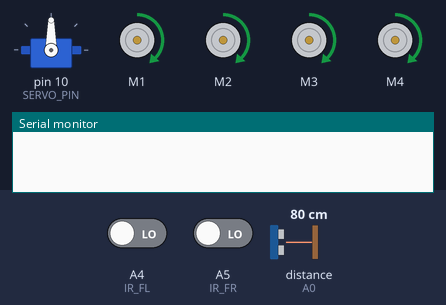
The sketch below on a simulated Arduino Uno, built with avr-gcc and run on an emulated ATmega328P. Shown: servo, 4 × DC motor (green arrow = forward, orange = backward, longer = faster), the last lines printed to the serial monitor. The test bench sets the inputs (shaded band); at power-on: distance to the obstacle (sensor on A0) 80 cm, A4 (IR_FL) LOW, A5 (IR_FR) LOW. The echo pulse lasts 58.3 µs per cm; random numbers use the default seed unless the sketch sets one.

Above: at 1.2 s.
1.3 s: distance to the obstacle (sensor on A0) set to 2 cm
At 2.5 s:
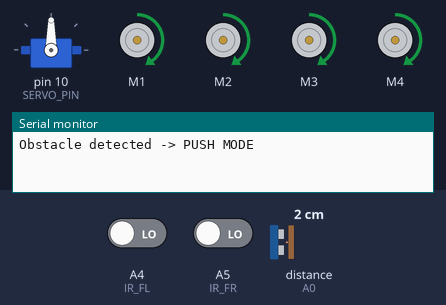
2.8 s: A4 (IR_FL) driven HIGH
At 3.31 s:
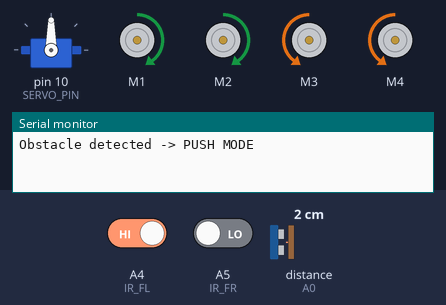
At 3.66 s:
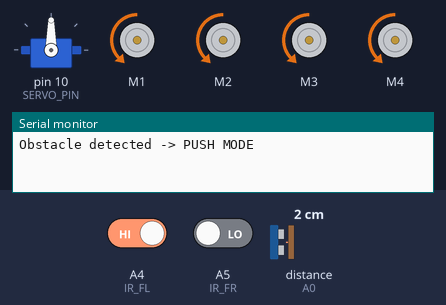
5.8 s: A5 (IR_FR) driven HIGH
8.8 s: A5 (IR_FR) driven LOW
11.8 s: A4 (IR_FL) driven LOW
14.0 s: distance to the obstacle (sensor on A0) set to 35 cm
At 15.0 s:
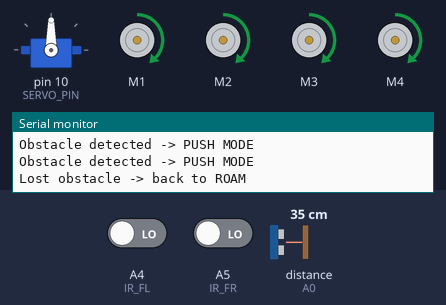
Timing chart, 0 to 16.5 s (numbered marks = the images above; inputs shaded):
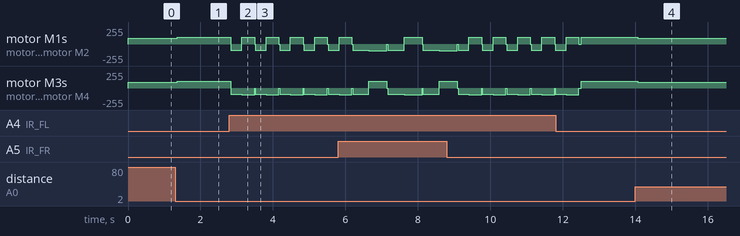

The sketch:

4wd-sumo-border-avoid-robot.ino
```cpp
// (licence header left out)
#include <NewPing.h>
#include <Servo.h>
#include <AFMotor.h>

// ------------ Ultrasonic Sensor (HC-SR04) ------------
#define TRIGGER_PIN A1
#define ECHO_PIN    A0
#define MAX_DISTANCE 200
NewPing sonar(TRIGGER_PIN, ECHO_PIN, MAX_DISTANCE);

// ------------ IR Line Sensors (DIGITAL) ---------------
#define IR_FL A4    // Front Left  (down-facing)
#define IR_FR A5    // Front Right (down-facing)

// ------------ Motors (Adafruit Motor Shield v1) -------
// motor1 + motor2 = LEFT side
// motor3 + motor4 = RIGHT side
// m4,m1 = front, m3,m2 = back
AF_DCMotor motor1(1);  // Front Left
AF_DCMotor motor2(2);  // Back Left
AF_DCMotor motor3(3);  // Back Right
AF_DCMotor motor4(4);  // Front Right

// ------------ Servo (optional, not really used) ------
Servo scanner;
#define SERVO_PIN 10

// ------------ Speed Settings --------------------------
const int SPEED_FORWARD = 90;
const int SPEED_BACK    = 90;
const int SPEED_TURN    = 100;
const int SPEED_PUSH    = 100;    // faster speed for pushing obstacle

// Time constants (ms)
const int BACK_TIME     = 300;   // how long to go back when black detected
const int TURN_TIME     = 350;   // how long to turn after backing

// Ultrasonic behaviour
const int OBSTACLE_DISTANCE = 25;   // cm: obstacle considered "in front"

// ------------ Robot Modes -----------------------------
enum RobotMode {
  MODE_ROAM = 0,   // free roaming inside box
  MODE_PUSH = 1    // pushing obstacle towards border
};

RobotMode mode = MODE_ROAM;

// ------------ Helper: Motor Control -------------------
void setLeftRight(int leftSpeed, int rightSpeed) {
  // left side: motor1, motor2
  motor1.setSpeed(abs(leftSpeed));
  motor2.setSpeed(abs(leftSpeed));

  if (leftSpeed > 0) {
    motor1.run(FORWARD);
    motor2.run(FORWARD);
  } else if (leftSpeed < 0) {
    motor1.run(BACKWARD);
    motor2.run(BACKWARD);
  } else {
    motor1.run(RELEASE);
    motor2.run(RELEASE);
  }

  // right side: motor3, motor4
  motor3.setSpeed(abs(rightSpeed));
  motor4.setSpeed(abs(rightSpeed));

  if (rightSpeed > 0) {
    motor3.run(FORWARD);
    motor4.run(FORWARD);
  } else if (rightSpeed < 0) {
    motor3.run(BACKWARD);
    motor4.run(BACKWARD);
  } else {
    motor3.run(RELEASE);
    motor4.run(RELEASE);
  }
}

void stopMotors() {
  motor1.run(RELEASE);
  motor2.run(RELEASE);
  motor3.run(RELEASE);
  motor4.run(RELEASE);
}

void moveForward() {
  setLeftRight(SPEED_FORWARD, SPEED_FORWARD);
}

void moveBackward() {
  setLeftRight(-SPEED_BACK, -SPEED_BACK);
}

void turnLeft() {
  // left side backward, right side forward (spin on spot)
  setLeftRight(-SPEED_TURN, SPEED_TURN);
}

void turnRight() {
  // left side forward, right side backward (spin on spot)
  setLeftRight(SPEED_TURN, -SPEED_TURN);
}

// ------------ Border Handling (same as before) --------
void handleBorder(bool fl, bool fr) {
  // ----- CASE 2: Left sensor on black -----
  if (fl == HIGH && fr == LOW) {
    moveBackward();
    delay(BACK_TIME);
    turnRight();
    delay(TURN_TIME);
    stopMotors();
  }
  // ----- CASE 3: Right sensor on black -----
  else if (fl == LOW && fr == HIGH) {
    moveBackward();
    delay(BACK_TIME);
    turnLeft();
    delay(TURN_TIME);
    stopMotors();
  }
  // ----- CASE 4: both sensors on black (corner / direct hit) -----
  else { // fl == HIGH && fr == HIGH
    moveBackward();
    delay(BACK_TIME + 150);

    if (random(2) == 0) {
      turnLeft();
    } else {
      turnRight();
    }
    delay(TURN_TIME + 150);
    stopMotors();
  }

  // after touching border, go back to roaming mode
  mode = MODE_ROAM;
}

// ------------ SETUP -----------------------------------
void setup() {
  Serial.begin(9600);

  pinMode(IR_FL, INPUT);
  pinMode(IR_FR, INPUT);

  scanner.attach(SERVO_PIN);
  scanner.write(90);   // center

  randomSeed(analogRead(0)); // for random corner turns
}

// ------------ LOOP ------------------------------------
void loop() {
  // Read IR sensors (DIGITAL)
  bool fl = digitalRead(IR_FL);
  bool fr = digitalRead(IR_FR);

  // *** IMPORTANT ***
  // If your sensor gives:
  //   WHITE = HIGH, BLACK = LOW
  // then invert here:
  // fl = !fl;
  // fr = !fr;

  // Here we assume:
  //   WHITE area  -> LOW (0)
  //   BLACK line  -> HIGH (1)

  // ---- 1) BORDER HAS HIGHEST PRIORITY ----
  if (fl == HIGH || fr == HIGH) {
    handleBorder(fl, fr);
    delay(20);
    return;  // don't do ultrasonic logic in this loop when border touched
  }

  // ---- 2) ULTRASONIC READING ----
  unsigned int dist = sonar.ping_cm();   // 0 = no echo (no obstacle or too far)

  // ---- 3) STATE MACHINE ----
  if (mode == MODE_ROAM) {
    // In roaming mode: move freely unless obstacle appears
    if (dist > 0 && dist < OBSTACLE_DISTANCE) {
      // Obstacle detected in front -> start pushing mode
      mode = MODE_PUSH;
      Serial.println("Obstacle detected -> PUSH MODE");
    } else {
      // No obstacle, just roam forward
      moveForward();
    }
  }
  else if (mode == MODE_PUSH) {
    // In push mode: go faster and keep pushing the obstacle
    if (dist > 0 && dist < (OBSTACLE_DISTANCE + 10)) {
      // Still see obstacle -> push at high speed
      setLeftRight(SPEED_PUSH, SPEED_PUSH);
    } else {
      // Obstacle lost (moved out or pushed outside border)
      // Go back to roaming
      Serial.println("Lost obstacle -> back to ROAM");
      mode = MODE_ROAM;
    }
  }

  delay(40); // small delay for stability
}
```

Measured:
- after the input at 1.3 s, motor M1–4: forward 90/255 → forward 100/255 after 0.06 s
- after the input at 2.8 s, motor M1, motor M2: forward 100/255 → backward 90/255 at once, then repeats every 0.67 s: forward 100/255 0.35 s, stopped 0.02 s, backward 90/255 0.30 s; motor M3, motor M4: forward 100/255 → backward 90/255 at once, then repeats every 0.67 s: backward 100/255 0.35 s, stopped 0.02 s, backward 90/255 0.30 s
- after the input at 14.0 s, motor M1–4: forward 100/255 → forward 90/255 after 0.07 s
